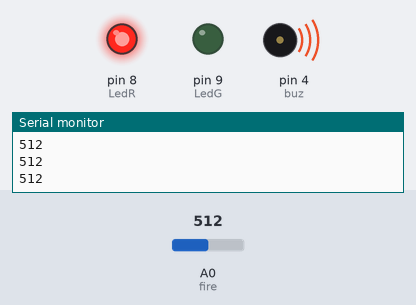
A sketch run on a simulated Arduino Uno, built with avr-gcc and run on an emulated ATmega328P. Parts: output pins drawn as LEDs (lit = HIGH), buzzer (waves = sounding), the last lines printed to the serial monitor. The test bench sets the inputs (shaded band); at power-on: A0 (fire) = 512.

Above: at 1.2 s.
1.3 s: A0 (fire) set to 591
2.8 s: A0 (fire) set to 614
At 3.3 s:
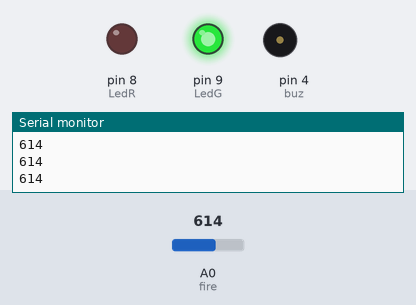
4.3 s: A0 (fire) set to 590
At 5.5 s:
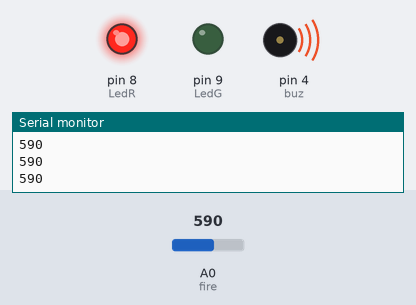
5.8 s: A0 (fire) set to 610
At 6.7 s:
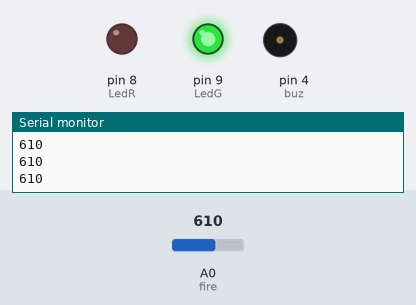
Timing chart, 0 to 8.3 s (numbered marks = the images above; inputs shaded):
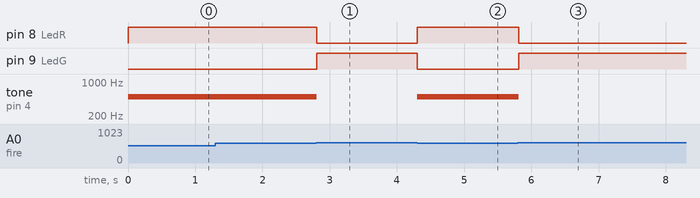

Measured:
- the behaviour switches between 599 and 600 on A0 (fire) (found by bisection; images 0 and 1)
- after the input at 2.8 s, pin 8 (LedR): HIGH → LOW at once; pin 9 (LedG): LOW → HIGH at once; tone on pin 4 (buz): 500 Hz → silent at once
- after the input at 4.3 s, pin 8 (LedR): LOW → HIGH at once; pin 9 (LedG): HIGH → LOW at once; tone on pin 4 (buz): silent → 500 Hz at once
- after the input at 5.8 s, pin 8 (LedR): HIGH → LOW at once; pin 9 (LedG): LOW → HIGH at once; tone on pin 4 (buz): 500 Hz → silent at once

The sketch:

FireSensor.ino
```cpp
int LedG = 9;
int LedR = 8;
int buz = 4;
int fire = A0;
int threshold = 600;

void setup() {
  Serial.begin(9600);
  pinMode(LedG, OUTPUT);
  pinMode(LedR, OUTPUT);
  pinMode(buz, OUTPUT);
  pinMode(fire, INPUT);
}

void loop() {
  int fireOutputValue = analogRead(fire);
  Serial.println(fireOutputValue);
  if (fireOutputValue < threshold){
    digitalWrite(LedG, LOW);
    digitalWrite(LedR, HIGH);
    tone(buz, 500);
  }
  else{
    digitalWrite(LedR, LOW);
    digitalWrite(LedG, HIGH);
    noTone(buz);
  }
}
```
